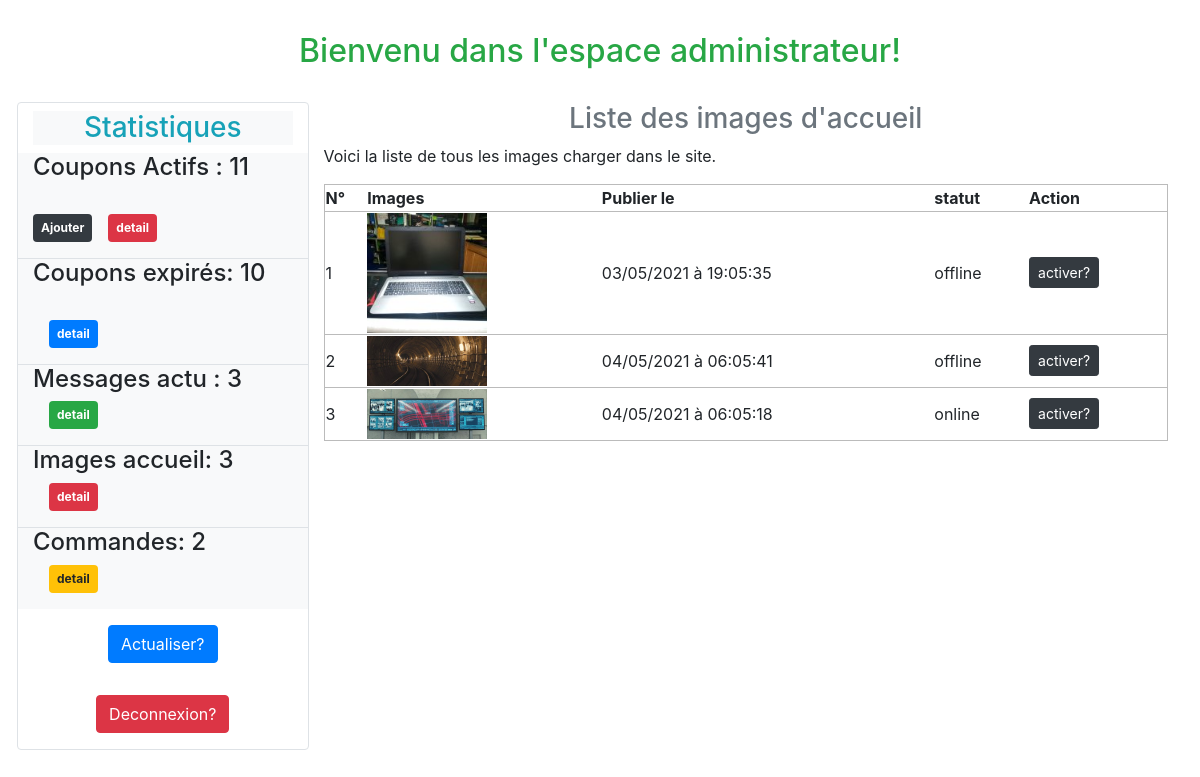
/administrateur.php?action=image (signed in), run on the app's committed database.
### tables this page shows
CREATE TABLE `image` (
  `id` int(11) NOT NULL,
  `path` varchar(60) NOT NULL,
  `statut` varchar(15) NOT NULL,
  `date` int(11) NOT NULL
);

### administrateur.php (the view, shortened to what this page needs)
<?php
function get_db_link()
{
	$bdd = null;
	try {
		$bdd = new PDO("mysql:host=localhost;dbname=sitepari;charset=utf8", "root", "", array(PDO::ATTR_PERSISTENT => true));
		$bdd->setAttribute(PDO::ATTR_ERRMODE, PDO::ERRMODE_EXCEPTION);
	} catch (Exception $e) {
		die("erreur de connection à la base de données!");
	}
	return $bdd;
}
?>
<!DOCTYPE html>
<html lang="fr">
<head>
	<link rel="stylesheet" type="text/css" href="css/style.css">
	<link rel="stylesheet" type="text/css" href="bootstrap/css/bootstrap.min.css">
</head>
<body>
	<article>
		<div class=" m-3 p-3">
			<h2 class='text-center text-success'>Bienvenu dans l'espace administrateur!</h2>
			<div class="row mt-3 pt-3">
				<div class="col-md-3 border rounded">
					<h3 class='text-center mt-2 text-info bg-light'>Statistiques</h3>
					<div class="row">
						<?php
						$dbl = get_db_link();
						$res = $dbl->query("select count(*) AS nb from coupon where statut='online'order by date desc");
						$cursor = $res->fetch(PDO::FETCH_ASSOC);
						$nbactif = $cursor['nb'];
						$stamp = time();
						$res = $dbl->query("select count(*) AS nb from coupon where validite<$stamp order by date desc");
						$cursor = $res->fetch(PDO::FETCH_ASSOC);
						$nbexp = $cursor['nb'];
						$res = $dbl->query("select count(*) AS nb from actu where 1 order by date desc");
						$cursor = $res->fetch(PDO::FETCH_ASSOC);
						$nbmess = $cursor['nb'];
						$res = $dbl->query("select count(*) AS nb from image where 1 order by date desc");
						$cursor = $res->fetch(PDO::FETCH_ASSOC);
						$nbimg = $cursor['nb'];
						$res = $dbl->query("select count(*) AS nb from commande where 1 order by date desc");
						$cursor = $res->fetch(PDO::FETCH_ASSOC);
						$nbcmd = $cursor['nb'];
						?>
						<div class="col-12 bg-light">
							<h4>Coupons Actifs : <?php echo $nbactif; ?></h4><br>
							<p><a href="?action=accueil" class="badge badge-md badge-dark p-2">Ajouter</a><a href="?action=coupon" class="badge badge-md badge-danger p-2 ml-3">detail</a></p>
						</div>
						<div class="col-12 bg-light border-top">
							<h4>Coupons expirés: <?php echo $nbexp; ?></h4><br>
							<p><a href="?action=coupon&query_action=1" class="badge badge-md badge-primary p-2 ml-3">detail</a></p>
						</div>
						<div class="col-12 bg-light border-top">
							<h4>Messages actu : <?php echo $nbmess; ?></h4>
							<p><a href="?action=message" class="badge badge-md badge-success p-2 ml-3">detail</a></p>
						</div>
						<div class="col-12 bg-light border-top">
							<h4>Images accueil: <?php echo $nbimg; ?></h4>
							<p><a href="?action=image" class="badge badge-md badge-danger p-2 ml-3">detail</a></p>
						</div>
						<div class="col-12 bg-light border-top">
							<h4>Commandes: <?php echo $nbcmd; ?></h4>
							<p><a href="?action=commande" class="badge badge-md badge-warning p-2 ml-3">detail</a></p>
						</div>
						<div class="col-12 text-center">
							<a href="" class="btn btn-md btn-primary m-3">Actualiser?</a>
							<a href="?action=deconnexion" class="btn btn-md btn-danger m-3">Deconnexion?</a>
						</div>
					</div>
				</div>
				<div class="col-md-9 ">
					<?php $accueil = ob_get_clean();
					?>
									<?php
									$dbl = get_db_link();
									?>
					<div class="row">
						<div class="col-12">
							<h3 class="text-center text-secondary"> Liste des images d'accueil</h3>
							<p>Voici la liste de tous les images charger dans le site.</p>
							<table>
								<thead>
									<th>N°</th>
									<th>Images</th>
									<th>Publier le</th>
									<th>statut</th>
									<th>Action</th>
								</thead>
								<tbody>
									<?php
									$res = $dbl->query("select * from image where 1");
									$cursor = $res->fetchAll();
									if (count($cursor)) {
										$i = 0;
										while ($i < count($cursor)) {
											$id = $cursor[$i]['id'];
											$date = date("d/m/Y à H:m:s", $cursor[$i]['date']);
											$path = "vendors/upload/" . $cursor[$i]['path'];
											$statut = $cursor[$i]['statut'];
											$k = $i + 1;
											echo "
											   <tr>
											 <td>$k</td>
											 <td><img src='$path'style='width:120px;height:auto;'/></td>
											 <td>$date</td>
											 <td>$statut</td>
											 <td><a href='administrateur.php?action=enabled&id=$id&service=image'class='btn btn-sm btn-dark'>activer?</a></td>
											   </tr>
											";
											$i++;
										}
									} else {
										echo "<div class='border rounded text-center p-3 m-auto bg-light'><h4>Aucune image en ligne pour le moment</h4><br>
											<a href='administrateur.php'class='btn btn-md btn-primary'>charger une image</a></div>";
									}
									?>
								</tbody>
							</table>
						</div>
					</div>
					<?php
					$image = ob_get_clean();
					?>
					<?php $commande = ob_get_clean();
					if (isset($_GET['action'])) {
						switch ($_GET['action']) {
							case 'image':
								echo $image;
								break;
						}
					} else {
						echo $accueil;
					}
					?>
				</div>
			</div>
		</div>
	</article>
</body>
</html>

### css/style.css (style rules this page uses)
body { height: 1800px; }

### administrateur.php (style rules this page uses)
table { width: 100%; border: 1px solid #bbb; padding: 20px; }
table tr { border-top: 1px solid #bbb; }

### data on the page
image: k "1", path (picture), date "03/05/2021 à 19:05:35", statut "offline"
image: k "2", path (picture), date "04/05/2021 à 06:05:41", statut "offline"
image: k "3", path (picture), date "04/05/2021 à 06:05:18", statut "online"

### other printed values
$nbactif "11"
$nbexp "10"
$nbmess "3"
$nbimg "3"
$nbcmd "2"
